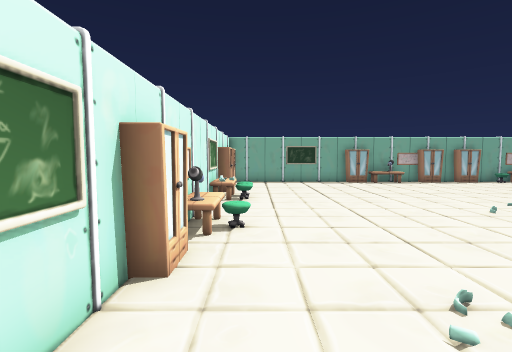
[1] (above)

15 first-person views from a walk through a scene from a Unity 3-D project. The camera is 1.4 m above the floor, tilts 4° down and sees 85° across. The floor is counted in squares, 1 m on a side. Each view is taken from the middle of a square. On the plan, view 1 faces up. The plan holds only what a view shows up to about 14 squares ahead; the rest is blank. The player is left out.

[2]
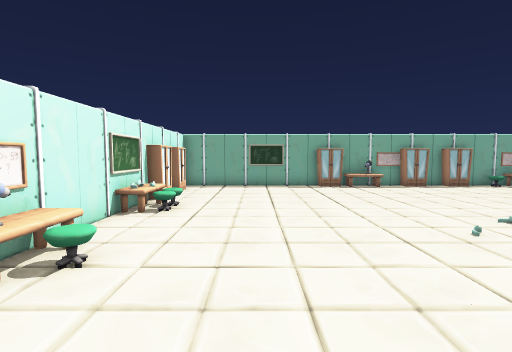

[3]
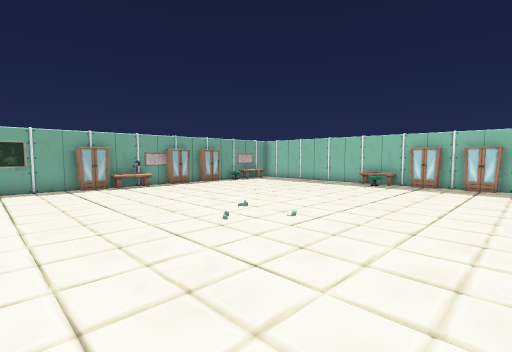

[4]
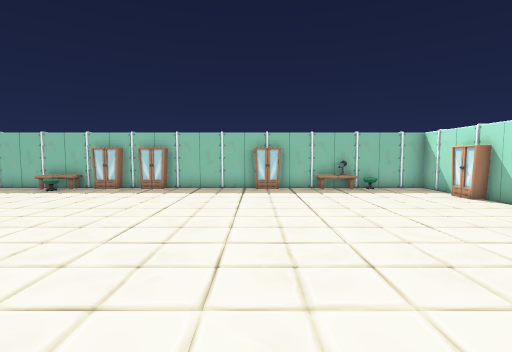

[5]
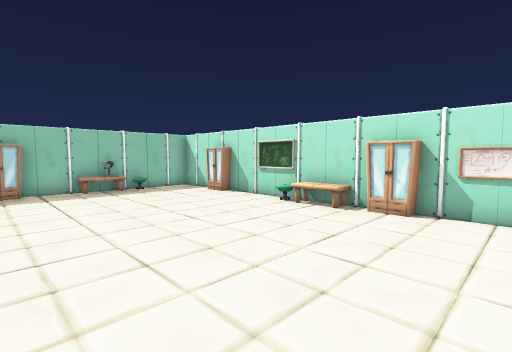

[6]
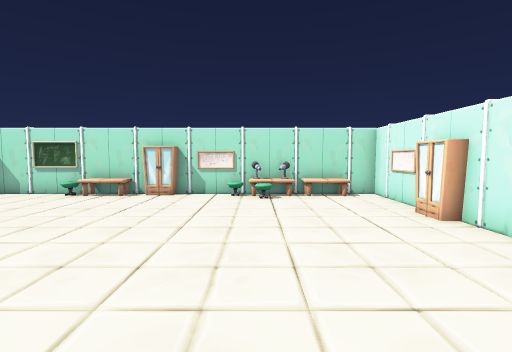

[7]
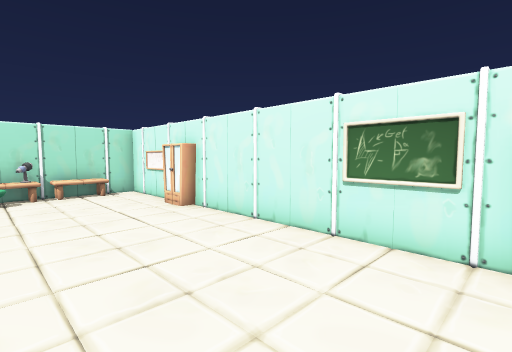

[8]
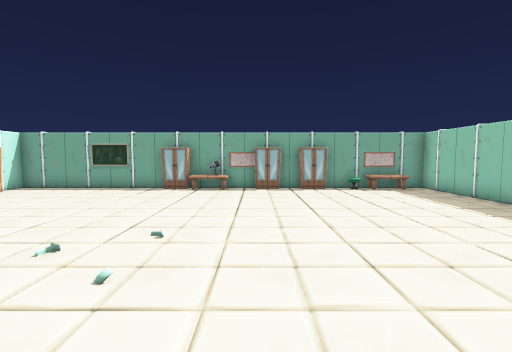

[9]
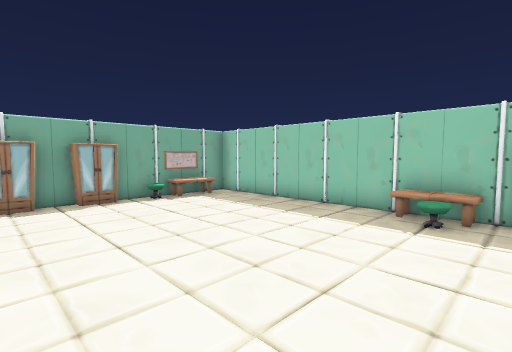

[10]
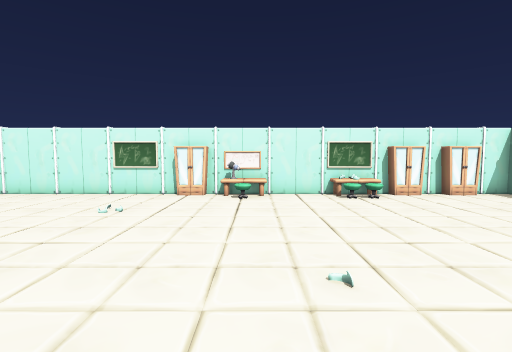

[11]
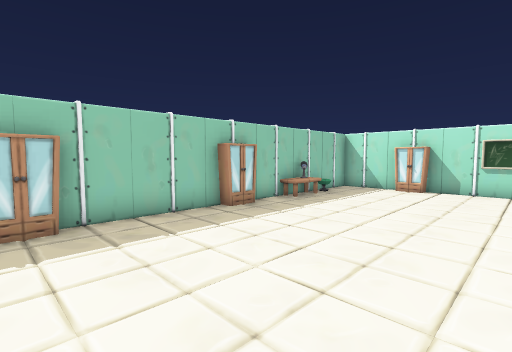

[12]
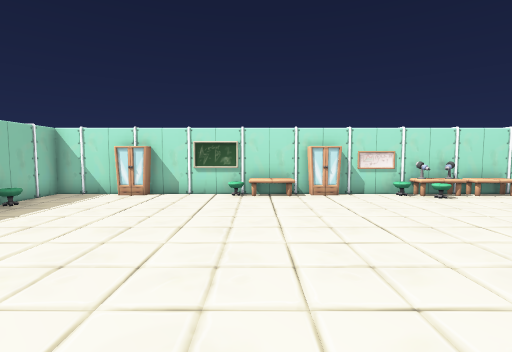

[13]
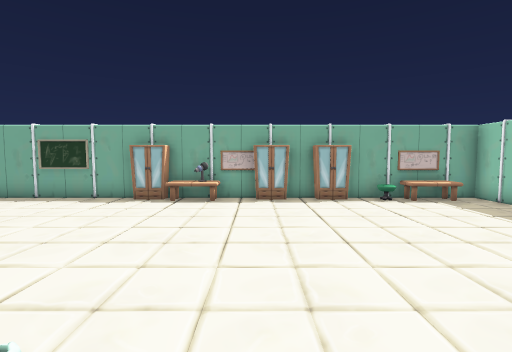

[14]
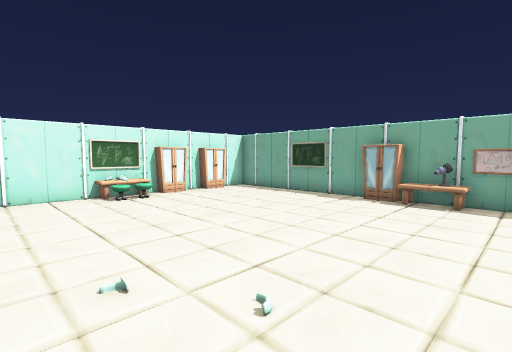

[15]
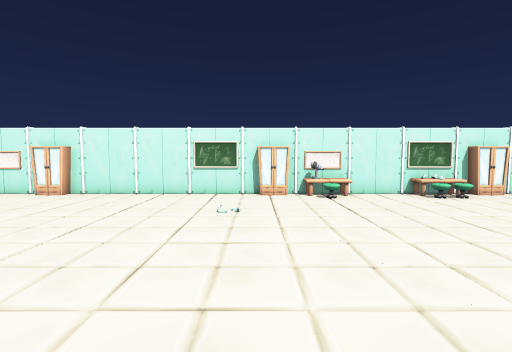

### Floor plan
Points are (right, up) in squares from view 1. A wall is a line through its corners. A room is listed if a view was taken in it or the views show most of it. See-through windows are left out.
Room 1 (views 1, 2, 3, 4, 5, 6, 7, 8, 9, 10, 11, 12, 13, 14, 15)
walls: (16.1, 4.9) (16.1, 6.1); (16.5, 3.2) (16, 3.2); (16.5, 4) (16.5, 4.9); (16.5, 6.1) (16.5, 15.5) (12.1, 15.5); (16.1, -2.1) (16.1, -1) (16.5, -1) (16.5, 3) (16.1, 3) (16.1, 4.1); (-1.5, -5.4) (-1.5, -8.5) (6, -8.5) (6, -8.1) (7, -8.1) (7, -8.5) (12.9, -8.5) (12.9, -8.1) (14.1, -8.1); (-1.1, 12.1) (-1.1, 11) (-1.5, 11) (-1.5, 4.2) (-1.1, 4.2) (-1.1, 3.1) (-1.5, 3.1) (-1.5, -4) (-1.1, -4) (-1.1, -5.1); (10.1, 15.1) (9, 15.1) (9, 15.5) (6.1, 15.5) (6.1, 15.1) (5, 15.1) (5, 15.5) (-1.5, 15.5) (-1.5, 14.4); (-1.5, 13) (-1.5, 12.2); (11, 15.5) (10, 15.5); (12.1, 15.1) (11, 15.1); (14.1, -8.5) (16.5, -8.5) (16.5, -2); (-1.1, 14.1) (-1.1, 13)
objects: other object (-1, -7); other object (-1, 1) to (-1, 2); other object (-1, 5); other object (-1, 6); other object (-1, 9) to (-1, 10); other object (0, -8) to (1, -8); other object (0, 5); other object (2, -8) to (3, -8); other object (2, 15) to (3, 15); other object (4, -8); other object (7, 15) to (8, 15); other object (8, -8) to (9, -8); other object (10, -8); other object (14, 15) to (15, 15); other object (16, -5) to (16, -4); other object (16, 8)

Where each view was taken, in squares from view 1:
view 1: 0 up, 0 right, facing up
view 2: 2 up, 2 right, facing up
view 3: 2 up, 2 right, facing up-right
view 4: 1 down, 4 right, facing right
view 5: 1 down, 4 right, facing down-right
view 6: 2 up, 3 right, facing down
view 7: 3 up, 3 right, facing down-left
view 8: 3 up, 9 right, facing up
view 9: 6 up, 9 right, facing up-right
view 10: 6 up, 9 right, facing left
view 11: 4 up, 10 right, facing down-right
view 12: 2 up, 9 right, facing down
view 13: 6 up, 9 right, facing up
view 14: 6 up, 9 right, facing up-left
view 15: 3 up, 9 right, facing left
